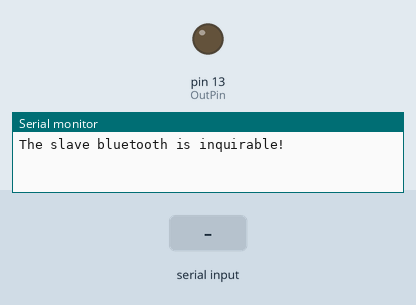
A sketch run on a simulated Arduino Uno, built with avr-gcc and run on an emulated ATmega328P. Shown: output pins drawn as LEDs (lit = HIGH), the last lines printed to the serial monitor. The inputs (shaded band) are chosen by the test bench.

Above: at 5.2 s.
5.3 s: "B" received over the second serial link
At 6.5 s:
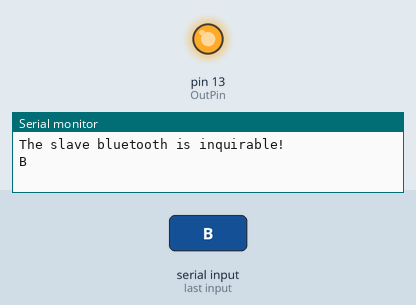
6.8 s: "A" received over the second serial link
At 7.8 s:
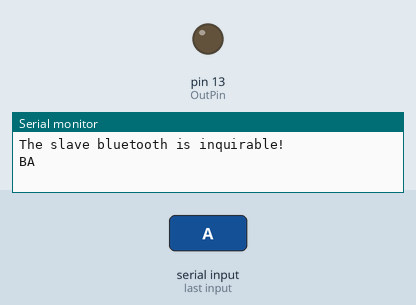
Timing chart, 0 to 9.8 s (numbered marks = the images above; inputs shaded):
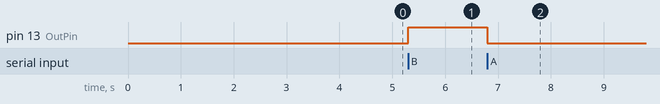

Measured:
- after the input at 5.3 s, pin 13 (OutPin): LOW → HIGH at once
- after the input at 6.8 s, pin 13 (OutPin): HIGH → LOW at once

The sketch:

OpenLocation.ino
```cpp
/*
Title:   Open Location
Based on SeeedStudio Bluetooth module wwritten by Steve Chang.

*/


#include <SoftwareSerial.h>   //Software Serial Port
#define RxD 6
#define TxD 7
#define OutPin 13

#define DEBUG_ENABLED  1

SoftwareSerial blueToothSerial(RxD,TxD);

void setup()
{
  Serial.begin(9600);
  pinMode(RxD, INPUT);
  pinMode(TxD, OUTPUT);
  pinMode(OutPin, OUTPUT);
  digitalWrite(OutPin, LOW);
  setupBlueToothConnection();

}

void loop()
{
  char recvChar;
  while(1){
    if(blueToothSerial.available()){//check if there's any data sent from the remote bluetooth shield
      recvChar = blueToothSerial.read();
      Serial.print(recvChar);
      if (recvChar == 'A')
      {
        digitalWrite(OutPin, LOW);
      }
      else if (recvChar == 'B')
      {
        digitalWrite(OutPin, HIGH);
      }
    }

    if(Serial.available()){//check if there's any data sent from the local serial terminal, you can add the other applications here
      recvChar  = Serial.read();
      blueToothSerial.print(recvChar);
    }
  }
}

void setupBlueToothConnection()
{
  blueToothSerial.begin(38400); //Set BluetoothBee BaudRate to default baud rate 38400
  blueToothSerial.print("\r\n+STWMOD=0\r\n"); //set the bluetooth work in slave mode
  blueToothSerial.print("\r\n+STNA=SeeedBTSlave\r\n"); //set the bluetooth name as "SeeedBTSlave"
  blueToothSerial.print("\r\n+STOAUT=1\r\n"); // Permit Paired device to connect me
  blueToothSerial.print("\r\n+STAUTO=0\r\n"); // Auto-connection should be forbidden here
  delay(2000); // This delay is required.
  blueToothSerial.print("\r\n+INQ=1\r\n"); //make the slave bluetooth inquirable
  Serial.println("The slave bluetooth is inquirable!");
  delay(2000); // This delay is required.
  blueToothSerial.flush();
}
```
